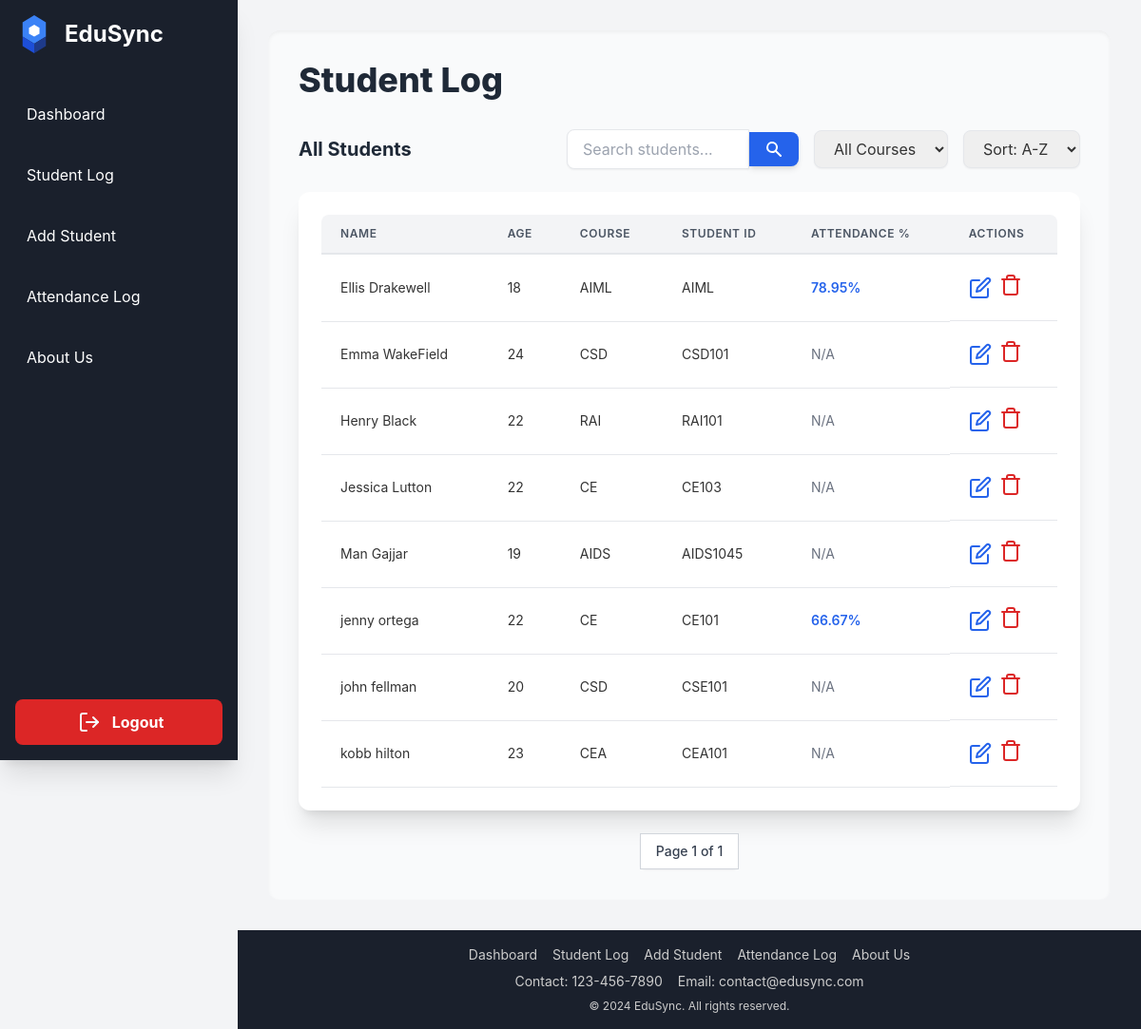
Page /student-log/ (signed in) on the committed database.
### core/models.py (models this page shows, shortened)
class Student(models.Model):
    GENDER_CHOICES = [
        ('M', 'Male'),
        ('F', 'Female'),
        ('O', 'Other'),
    ]
    COURSE_CHOICES = [
        ('CE', 'Computer Engineering'),
        ('IT', 'Information Technology'),
        ('CSD', 'Computer Science and Design'),
        ('AIML', 'Artificial Intelligence and Machine Learning'),
        ('AIDS', 'Artificial Intelligence and Data Science'),
        ('RAI', 'Robotics and AI'),
        ('CSE', 'Computer Science and Engineering'),
        ('CST', 'Computer Science and Technology'),
        ('CSIT', 'Computer Science and Information Technology'),
        ('CEA', 'Computer Engineering and Automation'),
    ]
    SEMESTER_CHOICES = [
        (str(i), f'Semester {i}') for i in range(1, 9)
    ]
    first_name = models.CharField(max_length=100)
    last_name = models.CharField(max_length=100)
    age = models.IntegerField()
    gender = models.CharField(max_length=1, choices=GENDER_CHOICES)
    course = models.CharField(max_length=10, choices=COURSE_CHOICES)
    semester = models.CharField(max_length=2, choices=SEMESTER_CHOICES)
    student_id = models.CharField(max_length=20, unique=True)
    contact_number = models.CharField(max_length=15, blank=True, null=True)
    percentage = models.DecimalField(max_digits=5, decimal_places=2)

class Attendance(models.Model):
    student = models.ForeignKey(Student, on_delete=models.CASCADE)
    days_present = models.IntegerField(default=0)
    days_absent = models.IntegerField(default=0)
    attendance_percentage = models.DecimalField(max_digits=5, decimal_places=2, default=0.0)

### core/views.py (the view)
# urls.py: path('student-log/', views.student_log_view, name='student_log'),
@login_required(login_url='login')
def student_log_view(request):
    students = Student.objects.all()
    filter_course = request.GET.get('course')
    if filter_course:
        students = students.filter(course=filter_course)
    query = request.GET.get('q')
    if query:
        students = students.filter(
            Q(first_name__icontains=query) | Q(last_name__icontains=query)
        )
    sort_by = request.GET.get('sort', 'asc')
    if sort_by == 'desc':
        students = students.order_by('-first_name', '-last_name')
    else:
        students = students.order_by('first_name', 'last_name')
    paginator = Paginator(students, 10)
    page_number = request.GET.get('page')
    page_obj = paginator.get_page(page_number)
    courses = Student.objects.values_list('course', flat=True).distinct()
    context = {
        'page_obj': page_obj,
        'courses': courses,
        'selected_course': filter_course,
        'sort_by': sort_by,
        'query': query,
    }
    return render(request, 'core/student_log.html', context)

### core/templates/core/student_log.html (shortened to what this page needs)
{% extends 'core/base.html' %}
{% block content %}
<div class="p-8 bg-gray-50 rounded-xl shadow-inner w-full">
    <h2 class="text-4xl font-extrabold text-gray-800 mb-8">Student Log</h2>
    {% if page_obj %}
    <div class="flex flex-wrap justify-between items-center mb-6">
        <h3 class="text-xl font-bold text-gray-800 mb-4 md:mb-0">All Students</h3>
        <div class="flex items-center space-x-4">
            <form method="get" action="{% url 'student_log' %}" class="flex items-center">
                <input type="text" name="q" value="{{ query|default:'' }}" placeholder="Search students..." class="w-48 px-4 py-2 border rounded-l-lg shadow-sm focus:outline-none focus:ring-2 focus:ring-blue-500 transition duration-200">
                <button type="submit" class="bg-blue-600 hover:bg-blue-700 text-white font-bold py-2 px-4 rounded-r-lg shadow-md transition duration-200">
                    <svg xmlns="http://www.w3.org/2000/svg" class="h-5 w-5" viewBox="0 0 20 20" fill="currentColor">
                        <path fill-rule="evenodd" d="M8 4a4 4 0 100 8 4 4 0 000-8zM2 8a6 6 0 1110.89 3.476l4.817 4.817a1 1 0 01-1.414 1.414l-4.816-4.816A6 6 0 012 8z" clip-rule="evenodd" />
                    </svg>
                </button>
            </form>
            <form method="get" action="{% url 'student_log' %}" id="filter-form">
                <select id="course-filter" name="course" onchange="document.getElementById('filter-form').submit();" class="w-full px-4 py-2 border rounded-lg shadow-sm focus:outline-none focus:ring-2 focus:ring-blue-500 transition duration-200">
                    <option value="">All Courses</option>
                </select>
            </form>
            <form method="get" action="{% url 'student_log' %}" id="sort-form">
                <select id="sort-order" name="sort" onchange="document.getElementById('sort-form').submit();" class="w-full px-4 py-2 border rounded-lg shadow-sm focus:outline-none focus:ring-2 focus:ring-blue-500 transition duration-200">
                    <option value="asc" {% if sort_by == 'asc' %}selected{% endif %}>Sort: A-Z</option>
                </select>
            </form>
        </div>
    </div>
    <div class="bg-white p-6 rounded-xl shadow-xl overflow-x-auto">
        <table class="min-w-full leading-normal">
            <thead>
                <tr>
                    <th class="px-5 py-3 border-b-2 border-gray-200 bg-gray-100 text-left text-xs font-semibold text-gray-600 uppercase tracking-wider rounded-tl-lg">Name</th>
                    <th class="px-5 py-3 border-b-2 border-gray-200 bg-gray-100 text-left text-xs font-semibold text-gray-600 uppercase tracking-wider">Age</th>
                    <th class="px-5 py-3 border-b-2 border-gray-200 bg-gray-100 text-left text-xs font-semibold text-gray-600 uppercase tracking-wider">Course</th>
                    <th class="px-5 py-3 border-b-2 border-gray-200 bg-gray-100 text-left text-xs font-semibold text-gray-600 uppercase tracking-wider">Student ID</th>
                    <th class="px-5 py-3 border-b-2 border-gray-200 bg-gray-100 text-left text-xs font-semibold text-gray-600 uppercase tracking-wider">Attendance %</th>
                    <th class="px-5 py-3 border-b-2 border-gray-200 bg-gray-100 text-left text-xs font-semibold text-gray-600 uppercase tracking-wider rounded-tr-lg">Actions</th>
                </tr>
            </thead>
            <tbody>
                {% for student in page_obj %}
                <tr>
                    <td class="px-5 py-5 border-b border-gray-200 bg-white text-sm">{{ student.first_name }} {{ student.last_name }}</td>
                    <td class="px-5 py-5 border-b border-gray-200 bg-white text-sm">{{ student.age }}</td>
                    <td class="px-5 py-5 border-b border-gray-200 bg-white text-sm">{{ student.course }}</td>
                    <td class="px-5 py-5 border-b border-gray-200 bg-white text-sm">{{ student.student_id }}</td>
                    <td class="px-5 py-5 border-b border-gray-200 bg-white text-sm">
                        {% with attendance=student.attendance_set.first %}
                        {% if attendance %}
                            <span class="font-semibold text-blue-600">{{ attendance.attendance_percentage }}%</span>
                        {% else %}
                            <span class="text-gray-500">N/A</span>
                        {% endif %}
                        {% endwith %}
                    </td>
                    <td class="px-5 py-5 border-b border-gray-200 bg-white text-sm flex items-center space-x-2">
                        <a href="{% url 'update_student' student.pk %}" class="text-blue-600 hover:text-blue-800 hover:scale-110 transition duration-200">
                        </a>
                        <form method="post" action="{% url 'delete_student' student.pk %}" onsubmit="return confirm('Are you sure you want to delete this student?');" class="inline-block">
                            <button type="submit" class="text-red-600 hover:text-red-800 hover:scale-110 transition duration-200">
                            </button>
                        </form>
                    </td>
                </tr>
                {% endfor %}
            </tbody>
        </table>
    </div>
    <div class="flex justify-center mt-6">
        <nav class="relative z-0 inline-flex rounded-md shadow-sm -space-x-px" aria-label="Pagination">
            <span class="relative inline-flex items-center px-4 py-2 border border-gray-300 bg-white text-sm font-medium text-gray-700">
                Page {{ page_obj.number }} of {{ page_obj.paginator.num_pages }}
            </span>
        </nav>
    </div>
    {% else %}
    <div class="flex items-center justify-center h-96 text-center p-8 bg-white rounded-xl shadow-xl">
        <p class="text-2xl font-semibold text-gray-500">No student data has been added yet. Please add a student to get started.</p>
    </div>
    {% endif %}
</div>
{% endblock %}

### core/templates/core/base.html (shortened to what this page needs)
<!DOCTYPE html>
<html lang="en">
<head>
    <script src="https://cdn.tailwindcss.com"></script>
</head>
<body class="bg-gray-100 flex">
    <aside class="sidebar flex-shrink-0 text-white p-4 flex flex-col justify-between shadow-xl">
        <div>
            <div class="flex items-center mb-10">
                <h1 class="text-2xl font-bold">EduSync</h1>
            </div>
            <nav>
                <ul>
                    <li class="mb-4">
                        <a href="{% url 'dashboard' %}" class="block p-3 rounded-lg hover:bg-gray-700 transition duration-200">Dashboard</a>
                    </li>
                    <li class="mb-4">
                        <a href="{% url 'student_log' %}" class="block p-3 rounded-lg hover:bg-gray-700 transition duration-200">Student Log</a>
                    </li>
                    <li class="mb-4">
                        <a href="{% url 'add_student' %}" class="block p-3 rounded-lg hover:bg-gray-700 transition duration-200">Add Student</a>
                    </li>
                    <li class="mb-4">
                        <a href="{% url 'attendance_log' %}" class="block p-3 rounded-lg hover:bg-gray-700 transition duration-200">Attendance Log</a>
                    </li>
                    <li class="mb-4">
                        <a href="{% url 'about_us' %}" class="block p-3 rounded-lg hover:bg-gray-700 transition duration-200">About Us</a>
                    </li>
                </ul>
            </nav>
        </div>
        <div class="mt-auto">
            <form action="{% url 'logout' %}" method="post">
                <button type="submit" class="w-full bg-red-600 text-white font-bold py-2 px-4 rounded-lg hover:bg-red-700 transition duration-200 flex items-center justify-center">
                    <span class="logout-btn-icon mr-2"></span> Logout
                </button>
            </form>
        </div>
    </aside>
    <div class="main-container">
        <div class="content">
            {% block content %}
            {% endblock %}
        </div>
        <footer class="footer p-4 text-center">
            <div class="mb-2 flex flex-wrap justify-center text-sm">
                <a href="{% url 'dashboard' %}" class="mx-2 hover:text-white">Dashboard</a>
                <a href="{% url 'student_log' %}" class="mx-2 hover:text-white">Student Log</a>
                <a href="{% url 'add_student' %}" class="mx-2 hover:text-white">Add Student</a>
                <a href="{% url 'attendance_log' %}" class="mx-2 hover:text-white">Attendance Log</a>
                <a href="{% url 'about_us' %}" class="mx-2 hover:text-white">About Us</a>
            </div>
            <div class="mb-2 flex flex-wrap justify-center text-sm">
                <div class="contact-card inline-block mx-2">Contact: 123-456-7890</div>
                <div class="email-card inline-block mx-2">Email: contact@edusync.com</div>
            </div>
            <p class="text-xs">&copy; 2024 EduSync. All rights reserved.</p>
        </footer>
    </div>
</body>
</html>

### core/templates/core/base.html (style rules this page uses)
body { font-family: 'Inter', sans-serif; background-color: #f7fafc; color: #333; }
.sidebar { width: 250px; height: 100vh; background-color: #1a202c; z-index: 50; position: fixed; left: 0; top: 0; transition: transform 0.3s ease-in-out; transform: translateX(0); }
.main-container { margin-left: 250px; flex-grow: 1; display: flex; flex-direction: column; min-height: 100vh; }
.content { flex-grow: 1; padding: 2rem; }
.footer { background-color: #1a202c; color: #ccc; }
.logout-btn-icon { background-repeat: no-repeat; background-position: center; background-size: 24px; width: 32px; height: 32px; }

### rows in the picture
Student: first_name "Ellis", last_name "Drakewell", age "18", course "AIML", student_id "AIML", attendance_set.first.attendance_percentage "78.95"
Student: first_name "Emma", last_name "WakeField", age "24", course "CSD", student_id "CSD101", shows "N/A"
Student: first_name "Henry", last_name "Black", age "22", course "RAI", student_id "RAI101", shows "N/A"
Student: first_name "Jessica", last_name "Lutton", age "22", course "CE", student_id "CE103", shows "N/A"
Student: first_name "Man", last_name "Gajjar", age "19", course "AIDS", student_id "AIDS1045", shows "N/A"
Student: first_name "jenny", last_name "ortega", age "22", course "CE", student_id "CE101", attendance_set.first.attendance_percentage "66.67"
Student: first_name "john", last_name "fellman", age "20", course "CSD", student_id "CSE101", shows "N/A"
Student: first_name "kobb", last_name "hilton", age "23", course "CEA", student_id "CEA101", shows "N/A"

### other values in the picture
{{ page_obj.number }} "1"
{{ page_obj.paginator.num_pages }} "1"
